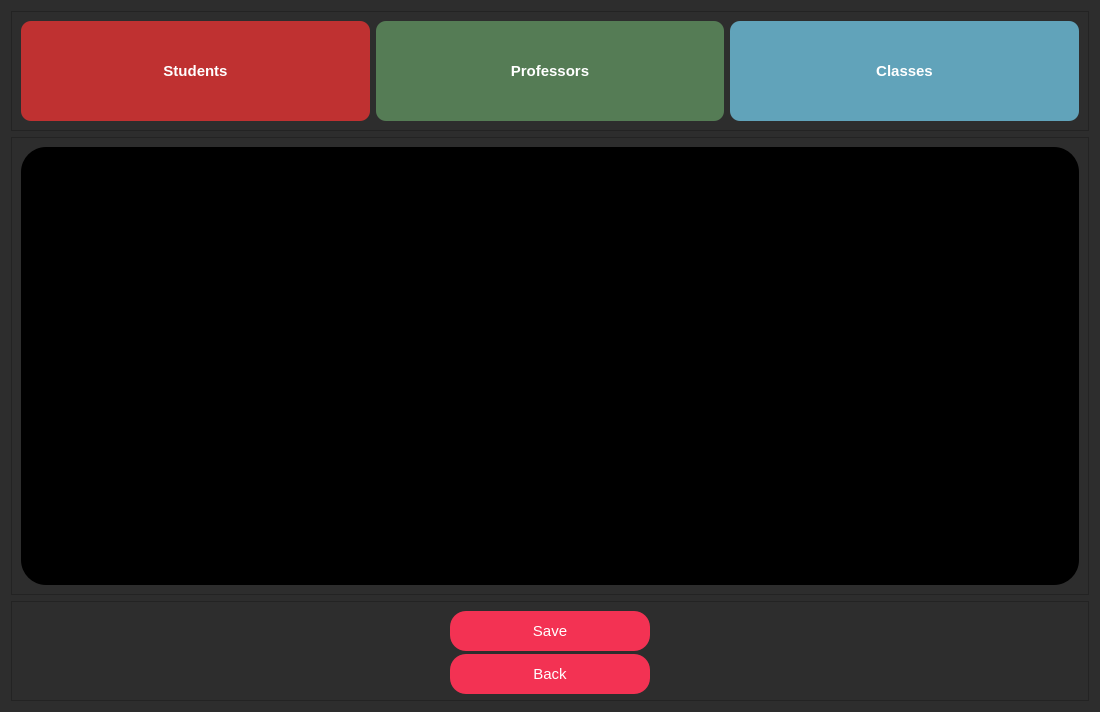
<?xml version="1.0" encoding="UTF-8"?>
<ui version="4.0">
 <class>Form</class>
 <widget class="QWidget" name="Form">
  <property name="geometry">
   <rect>
    <x>0</x>
    <y>0</y>
    <width>1100</width>
    <height>712</height>
   </rect>
  </property>
  <property name="windowTitle">
   <string>Form</string>
  </property>
  <property name="styleSheet">
   <string notr="true">background-color: #2d2d2d;</string>
  </property>
  <layout class="QVBoxLayout" name="verticalLayout">
   <item>
    <widget class="QFrame" name="frame">
     <property name="maximumSize">
      <size>
       <width>16777215</width>
       <height>120</height>
      </size>
     </property>
     <property name="styleSheet">
      <string notr="true"/>
     </property>
     <property name="frameShape">
      <enum>QFrame::StyledPanel</enum>
     </property>
     <property name="frameShadow">
      <enum>QFrame::Raised</enum>
     </property>
     <layout class="QHBoxLayout" name="horizontalLayout">
      <item alignment="Qt::AlignTop">
       <widget class="QPushButton" name="student_button">
        <property name="cursor">
         <cursorShape>PointingHandCursor</cursorShape>
        </property>
        <property name="acceptDrops">
         <bool>true</bool>
        </property>
        <property name="styleSheet">
         <string notr="true">#student_button {
	background-color: rgb(191, 49, 49);
	border:none;
	height:100%;
	border-radius: 10px ;
	color:white;
	font-weight: 700;
	font-size: 15px;
	
}</string>
        </property>
        <property name="text">
         <string>Students</string>
        </property>
       </widget>
      </item>
      <item alignment="Qt::AlignTop">
       <widget class="QPushButton" name="professor_button">
        <property name="cursor">
         <cursorShape>PointingHandCursor</cursorShape>
        </property>
        <property name="styleSheet">
         <string notr="true">#professor_button{background-color:rgb(85, 124, 85);
border:none;
height:100%;
border-radius: 10px ;
color:white;
font-weight: 700;
font-size: 15px;
}</string>
        </property>
        <property name="text">
         <string>Professors</string>
        </property>
       </widget>
      </item>
      <item alignment="Qt::AlignTop">
       <widget class="QPushButton" name="class_button">
        <property name="maximumSize">
         <size>
          <width>16777215</width>
          <height>150</height>
         </size>
        </property>
        <property name="cursor">
         <cursorShape>PointingHandCursor</cursorShape>
        </property>
        <property name="styleSheet">
         <string notr="true">#class_button{
background-color:rgb(97, 163, 186);
border:none;
height:100%;
border-radius: 10px ;
color:white;
font-weight: 700;
font-size: 15px
}</string>
        </property>
        <property name="text">
         <string>Classes</string>
        </property>
       </widget>
      </item>
     </layout>
    </widget>
   </item>
   <item>
    <widget class="QFrame" name="frame_7">
     <property name="frameShape">
      <enum>QFrame::StyledPanel</enum>
     </property>
     <property name="frameShadow">
      <enum>QFrame::Raised</enum>
     </property>
     <layout class="QVBoxLayout" name="verticalLayout_3">
      <item>
       <widget class="QFrame" name="add_fields_box">
        <property name="styleSheet">
         <string notr="true">background-color: black;
border-radius:25px;</string>
        </property>
        <property name="frameShape">
         <enum>QFrame::StyledPanel</enum>
        </property>
        <property name="frameShadow">
         <enum>QFrame::Raised</enum>
        </property>
        <layout class="QHBoxLayout" name="horizontalLayout_2">
         <item>
          <widget class="QFrame" name="frame_2">
           <property name="frameShape">
            <enum>QFrame::StyledPanel</enum>
           </property>
           <property name="frameShadow">
            <enum>QFrame::Raised</enum>
           </property>
           <layout class="QHBoxLayout" name="horizontalLayout_3">
            <item>
             <widget class="QFrame" name="frame_4">
              <property name="minimumSize">
               <size>
                <width>100</width>
                <height>0</height>
               </size>
              </property>
              <property name="maximumSize">
               <size>
                <width>100</width>
                <height>16777215</height>
               </size>
              </property>
              <property name="styleSheet">
               <string notr="true"/>
              </property>
              <property name="frameShape">
               <enum>QFrame::StyledPanel</enum>
              </property>
              <property name="frameShadow">
               <enum>QFrame::Raised</enum>
              </property>
             </widget>
            </item>
            <item>
             <widget class="QFrame" name="frame_5">
              <property name="styleSheet">
               <string notr="true"/>
              </property>
              <property name="frameShape">
               <enum>QFrame::StyledPanel</enum>
              </property>
              <property name="frameShadow">
               <enum>QFrame::Raised</enum>
              </property>
              <layout class="QHBoxLayout" name="horizontalLayout_4">
               <item>
                <layout class="QVBoxLayout" name="data_box"/>
               </item>
              </layout>
             </widget>
            </item>
            <item>
             <widget class="QFrame" name="frame_6">
              <property name="minimumSize">
               <size>
                <width>100</width>
                <height>0</height>
               </size>
              </property>
              <property name="maximumSize">
               <size>
                <width>100</width>
                <height>16777215</height>
               </size>
              </property>
              <property name="styleSheet">
               <string notr="true"/>
              </property>
              <property name="frameShape">
               <enum>QFrame::StyledPanel</enum>
              </property>
              <property name="frameShadow">
               <enum>QFrame::Raised</enum>
              </property>
             </widget>
            </item>
           </layout>
          </widget>
         </item>
        </layout>
       </widget>
      </item>
     </layout>
    </widget>
   </item>
   <item>
    <widget class="QFrame" name="frame_3">
     <property name="maximumSize">
      <size>
       <width>16777215</width>
       <height>100</height>
      </size>
     </property>
     <property name="styleSheet">
      <string notr="true"/>
     </property>
     <property name="frameShape">
      <enum>QFrame::StyledPanel</enum>
     </property>
     <property name="frameShadow">
      <enum>QFrame::Raised</enum>
     </property>
     <layout class="QVBoxLayout" name="verticalLayout_2">
      <item alignment="Qt::AlignHCenter">
       <widget class="QPushButton" name="save_button">
        <property name="minimumSize">
         <size>
          <width>200</width>
          <height>40</height>
         </size>
        </property>
        <property name="maximumSize">
         <size>
          <width>200</width>
          <height>100</height>
         </size>
        </property>
        <property name="font">
         <font>
          <pointsize>11</pointsize>
         </font>
        </property>
        <property name="styleSheet">
         <string notr="true">#save_button
{
	border:none;
	background:#F33253;
	color:white;
	border-radius:16px;
}

#save_button:hover
{
	border:2px solid #F33253;
	background:#2D2D2D;
	color:#F33253;
	border-radius:16px;
}</string>
        </property>
        <property name="text">
         <string>Save</string>
        </property>
       </widget>
      </item>
      <item alignment="Qt::AlignHCenter">
       <widget class="QPushButton" name="back_button">
        <property name="minimumSize">
         <size>
          <width>200</width>
          <height>40</height>
         </size>
        </property>
        <property name="maximumSize">
         <size>
          <width>200</width>
          <height>100</height>
         </size>
        </property>
        <property name="font">
         <font>
          <pointsize>11</pointsize>
         </font>
        </property>
        <property name="styleSheet">
         <string notr="true">#back_button
{
	border:none;
	background:#F33253;
	color:white;
	border-radius:16px;
}

#back_button:hover
{
	border:2px solid #F33253;
	background:#2D2D2D;
	color:#F33253;
	border-radius:16px;
}</string>
        </property>
        <property name="text">
         <string>Back</string>
        </property>
       </widget>
      </item>
     </layout>
    </widget>
   </item>
  </layout>
 </widget>
 <resources/>
 <connections/>
</ui>
